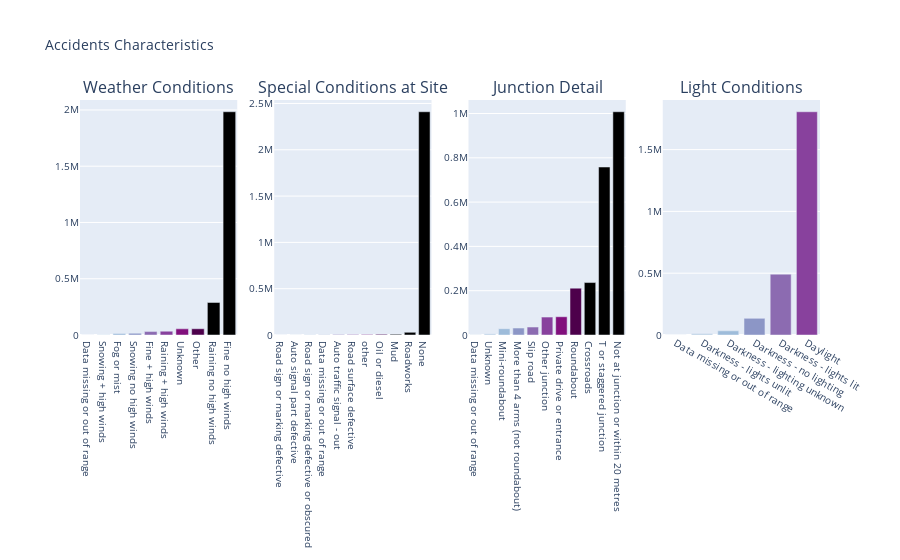

Notebook code cell kept with this figure:
### Code cell
fig['layout'].update(layout)
fig.iplot(fig, filename='Accidents Characteristics_2')

### Figure 1 — Plotly figure (JSON) as saved in the notebook; plotly's stock layout.template omitted (floating-point values rounded to 4 significant figures)
{"data": [{"marker": {"color": ["rgb(224,236,244)", "rgb(191,211,230)", "rgb(158,188,218)", "rgb(140,150,198)", "rgb(140,107,177)", "rgb(136,65,157)", "rgb(129,15,124)", "rgb(77,0,75)"]}, "name": "Weather Conditions", "type": "bar", "x": ["Data missing or out of range", "Snowing + high winds", "Fog or mist", "Snowing no high winds", "Fine + high winds", "Raining + high winds", "Unknown", "Other", "Raining no high winds", "Fine no high winds"], "xaxis": "x", "y": [207, 3093, 12848, 15606, 30456, 33749, 54792, 55571, 289372, 1984019], "yaxis": "y"}, {"marker": {"color": ["rgb(224,236,244)", "rgb(191,211,230)", "rgb(158,188,218)", "rgb(140,150,198)", "rgb(140,107,177)", "rgb(136,65,157)", "rgb(129,15,124)", "rgb(77,0,75)"]}, "name": "Special Conditions at Site", "type": "bar", "x": ["Road sign or marking defective", "Auto signal part defective", "Road sign or marking defective or obscured", "Data missing or out of range", "Auto traffic signal - out", "Road surface defective", "other", "Oil or diesel", "Mud", "Roadworks", "None"], "xaxis": "x2", "y": [698, 1191, 2930, 3753, 4947, 5799, 6220, 7438, 7454, 28741, 2410542], "yaxis": "y2"}, {"marker": {"color": ["rgb(224,236,244)", "rgb(191,211,230)", "rgb(158,188,218)", "rgb(140,150,198)", "rgb(140,107,177)", "rgb(136,65,157)", "rgb(129,15,124)", "rgb(77,0,75)"]}, "name": "Junction Detail", "type": "bar", "x": ["Data missing or out of range", "Unknown", "Mini-roundabout", "More than 4 arms (not roundabout)", "Slip road", "Other junction", "Private drive or entrance", "Roundabout", "Crossroads", "T or staggered junction", "Not at junction or within 20 metres"], "xaxis": "x3", "y": [740, 5734, 28438, 31416, 35894, 80764, 82370, 211497, 236726, 758292, 1007842], "yaxis": "y3"}, {"marker": {"color": ["rgb(224,236,244)", "rgb(191,211,230)", "rgb(158,188,218)", "rgb(140,150,198)", "rgb(140,107,177)", "rgb(136,65,157)", "rgb(129,15,124)", "rgb(77,0,75)"]}, "name": "Light Conditions", "type": "bar", "x": ["Data missing or out of range", "Darkness - lights unlit", "Darkness - lighting unknown", "Darkness - no lighting", "Darkness - lights lit", "Daylight"], "xaxis": "x4", "y": [27, 13115, 33651, 134569, 492199, 1806152], "yaxis": "y4"}], "layout": {"annotations": [{"font": {"size": 16}, "showarrow": false, "text": "Weather Conditions", "x": 0.1062, "xanchor": "center", "xref": "paper", "y": 1, "yanchor": "bottom", "yref": "paper"}, {"font": {"size": 16}, "showarrow": false, "text": "Special Conditions at Site", "x": 0.3688, "xanchor": "center", "xref": "paper", "y": 1, "yanchor": "bottom", "yref": "paper"}, {"font": {"size": 16}, "showarrow": false, "text": "Junction Detail", "x": 0.6313, "xanchor": "center", "xref": "paper", "y": 1, "yanchor": "bottom", "yref": "paper"}, {"font": {"size": 16}, "showarrow": false, "text": "Light Conditions", "x": 0.8938, "xanchor": "center", "xref": "paper", "y": 1, "yanchor": "bottom", "yref": "paper"}], "font": {"size": 10}, "showlegend": false, "title": {"text": "Accidents Characteristics"}, "xaxis": {"anchor": "y", "automargin": true, "domain": [0, 0.2125], "nticks": 36, "ticks": ""}, "xaxis2": {"anchor": "y2", "domain": [0.2625, 0.475]}, "xaxis3": {"anchor": "y3", "domain": [0.525, 0.7375]}, "xaxis4": {"anchor": "y4", "domain": [0.7875, 1]}, "yaxis": {"anchor": "x", "automargin": true, "domain": [0, 1], "ticks": ""}, "yaxis2": {"anchor": "x2", "domain": [0, 1]}, "yaxis3": {"anchor": "x3", "domain": [0, 1]}, "yaxis4": {"anchor": "x4", "domain": [0, 1]}}}
